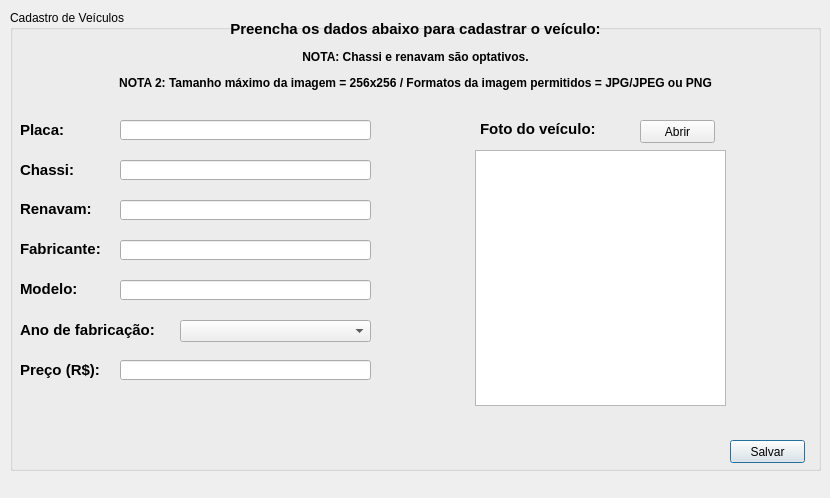
<?xml version="1.0" encoding="UTF-8"?>
<ui version="4.0">
 <class>cadastro_veiculos</class>
 <widget class="QDialog" name="cadastro_veiculos">
  <property name="geometry">
   <rect>
    <x>0</x>
    <y>0</y>
    <width>830</width>
    <height>498</height>
   </rect>
  </property>
  <property name="windowTitle">
   <string>Venda de Carros - Cadastro de veículos</string>
  </property>
  <property name="windowIcon">
   <iconset resource="resources/resources.qrc">
    <normaloff>:/new/prefix1/car.png</normaloff>:/new/prefix1/car.png</iconset>
  </property>
  <widget class="QGroupBox" name="groupBox">
   <property name="geometry">
    <rect>
     <x>10</x>
     <y>10</y>
     <width>811</width>
     <height>461</height>
    </rect>
   </property>
   <property name="title">
    <string>Cadastro de Veículos</string>
   </property>
   <widget class="QLabel" name="label">
    <property name="geometry">
     <rect>
      <x>10</x>
      <y>-10</y>
      <width>791</width>
      <height>111</height>
     </rect>
    </property>
    <property name="text">
     <string>&lt;html&gt;&lt;head/&gt;&lt;body&gt;&lt;p align=&quot;center&quot;&gt;&lt;span style=&quot; font-size:11pt; font-weight:600;&quot;&gt;Preencha os dados abaixo para cadastrar o veículo:&lt;/span&gt;&lt;/p&gt;&lt;p align=&quot;center&quot;&gt;&lt;span style=&quot; font-size:9pt; font-weight:600;&quot;&gt;NOTA: Chassi e renavam são optativos.&lt;/span&gt;&lt;/p&gt;&lt;p align=&quot;center&quot;&gt;&lt;span style=&quot; font-size:9pt; font-weight:600;&quot;&gt;NOTA 2: Tamanho máximo da imagem = 256x256 / Formatos da imagem permitidos = JPG/JPEG ou PNG&lt;/span&gt;&lt;/p&gt;&lt;/body&gt;&lt;/html&gt;</string>
    </property>
   </widget>
   <widget class="QLineEdit" name="lineEdit_chassi">
    <property name="geometry">
     <rect>
      <x>110</x>
      <y>150</y>
      <width>251</width>
      <height>20</height>
     </rect>
    </property>
   </widget>
   <widget class="QLabel" name="label_2">
    <property name="geometry">
     <rect>
      <x>10</x>
      <y>150</y>
      <width>61</width>
      <height>21</height>
     </rect>
    </property>
    <property name="text">
     <string>&lt;html&gt;&lt;head/&gt;&lt;body&gt;&lt;p&gt;&lt;span style=&quot; font-size:11pt; font-weight:600;&quot;&gt;Chassi: &lt;/span&gt;&lt;/p&gt;&lt;/body&gt;&lt;/html&gt;</string>
    </property>
   </widget>
   <widget class="QLineEdit" name="lineEdit_placa">
    <property name="geometry">
     <rect>
      <x>110</x>
      <y>110</y>
      <width>251</width>
      <height>20</height>
     </rect>
    </property>
   </widget>
   <widget class="QLabel" name="label_3">
    <property name="geometry">
     <rect>
      <x>10</x>
      <y>110</y>
      <width>47</width>
      <height>20</height>
     </rect>
    </property>
    <property name="text">
     <string>&lt;html&gt;&lt;head/&gt;&lt;body&gt;&lt;p&gt;&lt;span style=&quot; font-size:11pt; font-weight:600;&quot;&gt;Placa: &lt;/span&gt;&lt;/p&gt;&lt;/body&gt;&lt;/html&gt;</string>
    </property>
   </widget>
   <widget class="QLineEdit" name="lineEdit_fabricante">
    <property name="geometry">
     <rect>
      <x>110</x>
      <y>230</y>
      <width>251</width>
      <height>20</height>
     </rect>
    </property>
   </widget>
   <widget class="QLabel" name="label_4">
    <property name="geometry">
     <rect>
      <x>10</x>
      <y>230</y>
      <width>91</width>
      <height>16</height>
     </rect>
    </property>
    <property name="text">
     <string>&lt;html&gt;&lt;head/&gt;&lt;body&gt;&lt;p&gt;&lt;span style=&quot; font-size:11pt; font-weight:600;&quot;&gt;Fabricante:&lt;/span&gt;&lt;/p&gt;&lt;/body&gt;&lt;/html&gt;</string>
    </property>
   </widget>
   <widget class="QLineEdit" name="lineEdit_modelo">
    <property name="geometry">
     <rect>
      <x>110</x>
      <y>270</y>
      <width>251</width>
      <height>20</height>
     </rect>
    </property>
   </widget>
   <widget class="QLabel" name="label_5">
    <property name="geometry">
     <rect>
      <x>10</x>
      <y>270</y>
      <width>61</width>
      <height>16</height>
     </rect>
    </property>
    <property name="text">
     <string>&lt;html&gt;&lt;head/&gt;&lt;body&gt;&lt;p&gt;&lt;span style=&quot; font-size:11pt; font-weight:600;&quot;&gt;Modelo: &lt;/span&gt;&lt;/p&gt;&lt;/body&gt;&lt;/html&gt;</string>
    </property>
   </widget>
   <widget class="QPushButton" name="pushButton_Save">
    <property name="geometry">
     <rect>
      <x>720</x>
      <y>430</y>
      <width>75</width>
      <height>23</height>
     </rect>
    </property>
    <property name="text">
     <string>Salvar</string>
    </property>
   </widget>
   <widget class="QLineEdit" name="lineEdit_renavam">
    <property name="geometry">
     <rect>
      <x>110</x>
      <y>190</y>
      <width>251</width>
      <height>20</height>
     </rect>
    </property>
   </widget>
   <widget class="QLabel" name="label_6">
    <property name="geometry">
     <rect>
      <x>10</x>
      <y>190</y>
      <width>81</width>
      <height>16</height>
     </rect>
    </property>
    <property name="text">
     <string>&lt;html&gt;&lt;head/&gt;&lt;body&gt;&lt;p&gt;&lt;span style=&quot; font-size:11pt; font-weight:600;&quot;&gt;Renavam: &lt;/span&gt;&lt;/p&gt;&lt;/body&gt;&lt;/html&gt;</string>
    </property>
   </widget>
   <widget class="QLabel" name="label_7">
    <property name="geometry">
     <rect>
      <x>10</x>
      <y>310</y>
      <width>141</width>
      <height>21</height>
     </rect>
    </property>
    <property name="text">
     <string>&lt;html&gt;&lt;head/&gt;&lt;body&gt;&lt;p&gt;&lt;span style=&quot; font-size:11pt; font-weight:600;&quot;&gt;Ano de fabricação: &lt;/span&gt;&lt;/p&gt;&lt;/body&gt;&lt;/html&gt;</string>
    </property>
   </widget>
   <widget class="QComboBox" name="comboBox_ano_fabricacao">
    <property name="geometry">
     <rect>
      <x>170</x>
      <y>310</y>
      <width>191</width>
      <height>22</height>
     </rect>
    </property>
   </widget>
   <widget class="QLineEdit" name="lineEdit_preco">
    <property name="geometry">
     <rect>
      <x>110</x>
      <y>350</y>
      <width>251</width>
      <height>20</height>
     </rect>
    </property>
   </widget>
   <widget class="QLabel" name="label_9">
    <property name="geometry">
     <rect>
      <x>10</x>
      <y>350</y>
      <width>91</width>
      <height>20</height>
     </rect>
    </property>
    <property name="text">
     <string>&lt;html&gt;&lt;head/&gt;&lt;body&gt;&lt;p&gt;&lt;span style=&quot; font-size:11pt; font-weight:600;&quot;&gt;Preço (R$): &lt;/span&gt;&lt;/p&gt;&lt;/body&gt;&lt;/html&gt;</string>
    </property>
   </widget>
   <widget class="QPushButton" name="pushButton_open_picture">
    <property name="geometry">
     <rect>
      <x>630</x>
      <y>110</y>
      <width>75</width>
      <height>23</height>
     </rect>
    </property>
    <property name="text">
     <string>Abrir</string>
    </property>
   </widget>
   <widget class="QLabel" name="label_8">
    <property name="geometry">
     <rect>
      <x>470</x>
      <y>110</y>
      <width>131</width>
      <height>16</height>
     </rect>
    </property>
    <property name="text">
     <string>&lt;html&gt;&lt;head/&gt;&lt;body&gt;&lt;p&gt;&lt;span style=&quot; font-size:11pt; font-weight:600;&quot;&gt;Foto do veículo: &lt;/span&gt;&lt;/p&gt;&lt;/body&gt;&lt;/html&gt;</string>
    </property>
   </widget>
   <widget class="QGraphicsView" name="graphicsView_load_image">
    <property name="geometry">
     <rect>
      <x>465</x>
      <y>140</y>
      <width>251</width>
      <height>256</height>
     </rect>
    </property>
    <property name="maximumSize">
     <size>
      <width>256</width>
      <height>256</height>
     </size>
    </property>
   </widget>
  </widget>
 </widget>
 <resources>
  <include location="resources/resources.qrc"/>
 </resources>
 <connections/>
</ui>
